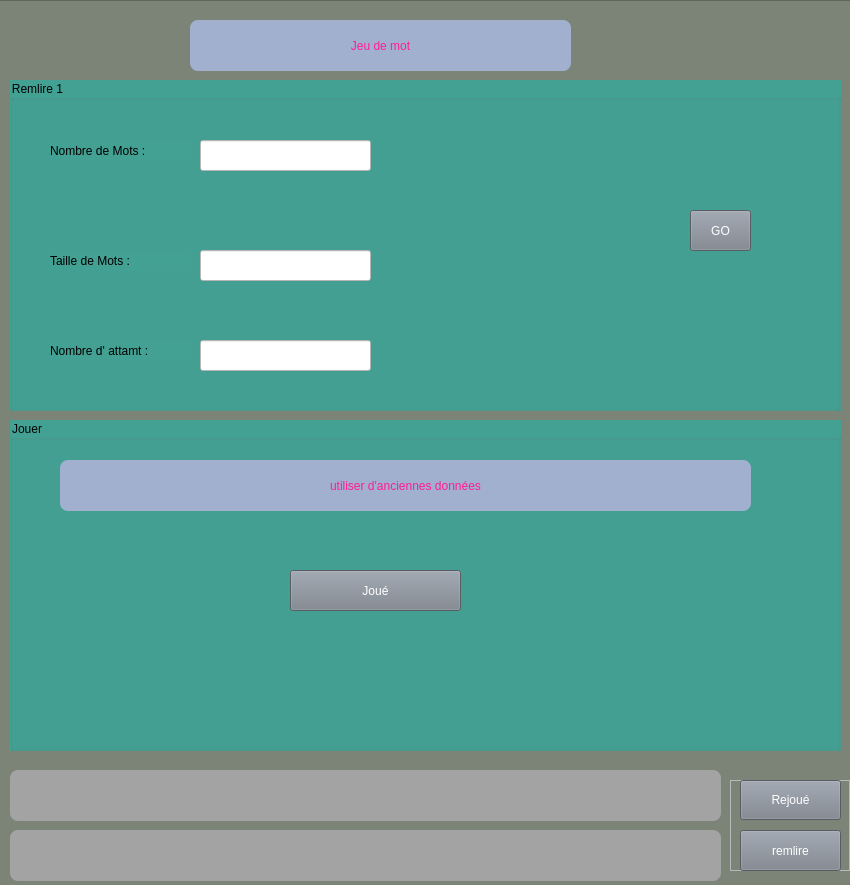
<?xml version="1.0" encoding="UTF-8"?>
<ui version="4.0">
 <class>MainWindow</class>
 <widget class="QMainWindow" name="MainWindow">
  <property name="geometry">
   <rect>
    <x>0</x>
    <y>0</y>
    <width>850</width>
    <height>885</height>
   </rect>
  </property>
  <property name="minimumSize">
   <size>
    <width>850</width>
    <height>885</height>
   </size>
  </property>
  <property name="maximumSize">
   <size>
    <width>850</width>
    <height>885</height>
   </size>
  </property>
  <property name="windowTitle">
   <string>Jeu de mot V2.0</string>
  </property>
  <property name="windowOpacity">
   <double>1.000000000000000</double>
  </property>
  <widget class="QWidget" name="centralwidget">
   <widget class="QGroupBox" name="gb1">
    <property name="enabled">
     <bool>true</bool>
    </property>
    <property name="geometry">
     <rect>
      <x>10</x>
      <y>80</y>
      <width>831</width>
      <height>331</height>
     </rect>
    </property>
    <property name="styleSheet">
     <string notr="true">font: 75 12pt &quot;MS Shell Dlg 2&quot;;
background-color: rgb(67, 161, 147);</string>
    </property>
    <property name="title">
     <string>Remlire 1</string>
    </property>
    <widget class="QPushButton" name="bgo1">
     <property name="geometry">
      <rect>
       <x>680</x>
       <y>130</y>
       <width>61</width>
       <height>41</height>
      </rect>
     </property>
     <property name="styleSheet">
      <string notr="true">background-color: rgb(123, 130, 140);
font: 75 italic 17pt &quot;Consolas&quot;;
color: rgb(255, 255, 255);</string>
     </property>
     <property name="text">
      <string>GO</string>
     </property>
    </widget>
    <widget class="QLabel" name="label_2">
     <property name="geometry">
      <rect>
       <x>40</x>
       <y>60</y>
       <width>141</width>
       <height>21</height>
      </rect>
     </property>
     <property name="text">
      <string>Nombre de Mots :</string>
     </property>
    </widget>
    <widget class="QLabel" name="label_3">
     <property name="geometry">
      <rect>
       <x>40</x>
       <y>170</y>
       <width>141</width>
       <height>21</height>
      </rect>
     </property>
     <property name="text">
      <string>Taille de Mots :</string>
     </property>
    </widget>
    <widget class="QLabel" name="label_4">
     <property name="geometry">
      <rect>
       <x>40</x>
       <y>260</y>
       <width>141</width>
       <height>21</height>
      </rect>
     </property>
     <property name="text">
      <string>Nombre d' attamt :</string>
     </property>
    </widget>
    <widget class="QLineEdit" name="lem">
     <property name="geometry">
      <rect>
       <x>190</x>
       <y>60</y>
       <width>171</width>
       <height>31</height>
      </rect>
     </property>
     <property name="styleSheet">
      <string notr="true">
background-color: rgb(255, 255, 255);</string>
     </property>
    </widget>
    <widget class="QLineEdit" name="letm">
     <property name="geometry">
      <rect>
       <x>190</x>
       <y>170</y>
       <width>171</width>
       <height>31</height>
      </rect>
     </property>
     <property name="styleSheet">
      <string notr="true">
background-color: rgb(255, 255, 255);</string>
     </property>
    </widget>
    <widget class="QLineEdit" name="lena">
     <property name="geometry">
      <rect>
       <x>190</x>
       <y>260</y>
       <width>171</width>
       <height>31</height>
      </rect>
     </property>
     <property name="styleSheet">
      <string notr="true">
background-color: rgb(255, 255, 255);</string>
     </property>
    </widget>
   </widget>
   <widget class="QLabel" name="label">
    <property name="geometry">
     <rect>
      <x>190</x>
      <y>20</y>
      <width>381</width>
      <height>51</height>
     </rect>
    </property>
    <property name="styleSheet">
     <string notr="true">font: 30pt &quot;Algerian&quot;;
background-color: rgb(162, 176, 208);
color: rgb(255, 28, 149);
border-radius: 8px;</string>
    </property>
    <property name="text">
     <string>Jeu de mot</string>
    </property>
    <property name="alignment">
     <set>Qt::AlignCenter</set>
    </property>
   </widget>
   <widget class="QLabel" name="res">
    <property name="geometry">
     <rect>
      <x>10</x>
      <y>770</y>
      <width>711</width>
      <height>51</height>
     </rect>
    </property>
    <property name="styleSheet">
     <string notr="true">font: 75 20pt &quot;MS Shell Dlg 2&quot;;

background-color: rgb(163, 163, 163);
color: rgb(255, 11, 15);
border-radius: 8px;</string>
    </property>
    <property name="text">
     <string/>
    </property>
    <property name="alignment">
     <set>Qt::AlignCenter</set>
    </property>
   </widget>
   <widget class="QFrame" name="frame">
    <property name="geometry">
     <rect>
      <x>-20</x>
      <y>0</y>
      <width>981</width>
      <height>890</height>
     </rect>
    </property>
    <property name="styleSheet">
     <string notr="true">
background-color: rgb(123, 132, 119);</string>
    </property>
    <property name="frameShape">
     <enum>QFrame::StyledPanel</enum>
    </property>
    <property name="frameShadow">
     <enum>QFrame::Raised</enum>
    </property>
    <widget class="QGroupBox" name="gb2">
     <property name="enabled">
      <bool>true</bool>
     </property>
     <property name="geometry">
      <rect>
       <x>30</x>
       <y>420</y>
       <width>831</width>
       <height>331</height>
      </rect>
     </property>
     <property name="styleSheet">
      <string notr="true">font: 75 12pt &quot;MS Shell Dlg 2&quot;;
background-color: rgb(67, 161, 147);</string>
     </property>
     <property name="title">
      <string>Jouer</string>
     </property>
     <widget class="QLabel" name="lb5">
      <property name="geometry">
       <rect>
        <x>80</x>
        <y>50</y>
        <width>141</width>
        <height>21</height>
       </rect>
      </property>
      <property name="text">
       <string>donner la lettre 1 :</string>
      </property>
     </widget>
     <widget class="QPushButton" name="bgo2">
      <property name="geometry">
       <rect>
        <x>690</x>
        <y>60</y>
        <width>61</width>
        <height>41</height>
       </rect>
      </property>
      <property name="styleSheet">
       <string notr="true">background-color: rgb(123, 130, 140);
font: 75 italic 17pt &quot;Consolas&quot;;
color: rgb(255, 255, 255);</string>
      </property>
      <property name="text">
       <string>GO</string>
      </property>
     </widget>
     <widget class="QLineEdit" name="lea">
      <property name="geometry">
       <rect>
        <x>230</x>
        <y>40</y>
        <width>81</width>
        <height>41</height>
       </rect>
      </property>
      <property name="styleSheet">
       <string notr="true">
background-color: rgb(255, 255, 255);</string>
      </property>
      <property name="maxLength">
       <number>1</number>
      </property>
     </widget>
    </widget>
    <widget class="QTableWidget" name="tw">
     <property name="geometry">
      <rect>
       <x>70</x>
       <y>550</y>
       <width>611</width>
       <height>192</height>
      </rect>
     </property>
     <property name="styleSheet">
      <string notr="true">background-color: rgb(255, 255, 255);</string>
     </property>
     <attribute name="horizontalHeaderDefaultSectionSize">
      <number>190</number>
     </attribute>
     <column>
      <property name="text">
       <string>N°</string>
      </property>
     </column>
     <column>
      <property name="text">
       <string>Letter</string>
      </property>
     </column>
     <column>
      <property name="text">
       <string>Mot</string>
      </property>
     </column>
    </widget>
    <widget class="QGroupBox" name="gb3">
     <property name="enabled">
      <bool>true</bool>
     </property>
     <property name="geometry">
      <rect>
       <x>30</x>
       <y>420</y>
       <width>831</width>
       <height>331</height>
      </rect>
     </property>
     <property name="styleSheet">
      <string notr="true">font: 75 12pt &quot;MS Shell Dlg 2&quot;;
background-color: rgb(67, 161, 147);</string>
     </property>
     <property name="title">
      <string>Jouer</string>
     </property>
     <widget class="QPushButton" name="bjs">
      <property name="geometry">
       <rect>
        <x>280</x>
        <y>150</y>
        <width>171</width>
        <height>41</height>
       </rect>
      </property>
      <property name="styleSheet">
       <string notr="true">background-color: rgb(123, 130, 140);
font: 75 italic 17pt &quot;Consolas&quot;;
color: rgb(255, 255, 255);</string>
      </property>
      <property name="text">
       <string>Joué</string>
      </property>
     </widget>
     <widget class="QLabel" name="label_5">
      <property name="geometry">
       <rect>
        <x>50</x>
        <y>40</y>
        <width>691</width>
        <height>51</height>
       </rect>
      </property>
      <property name="styleSheet">
       <string notr="true">font: 30pt &quot;Algerian&quot;;
background-color: rgb(162, 176, 208);
color: rgb(255, 28, 149);
border-radius: 8px;</string>
      </property>
      <property name="text">
       <string>utiliser d'anciennes données</string>
      </property>
      <property name="alignment">
       <set>Qt::AlignCenter</set>
      </property>
     </widget>
    </widget>
    <widget class="QLabel" name="res2">
     <property name="geometry">
      <rect>
       <x>30</x>
       <y>830</y>
       <width>711</width>
       <height>51</height>
      </rect>
     </property>
     <property name="styleSheet">
      <string notr="true">font: 25pt &quot;Algerian&quot;;
background-color: rgb(163, 163, 163);
color: rgb(255, 11, 15);border-radius: 8px;</string>
     </property>
     <property name="text">
      <string/>
     </property>
     <property name="alignment">
      <set>Qt::AlignCenter</set>
     </property>
    </widget>
   </widget>
   <widget class="QFrame" name="fm">
    <property name="geometry">
     <rect>
      <x>730</x>
      <y>780</y>
      <width>120</width>
      <height>91</height>
     </rect>
    </property>
    <property name="frameShape">
     <enum>QFrame::StyledPanel</enum>
    </property>
    <property name="frameShadow">
     <enum>QFrame::Raised</enum>
    </property>
    <widget class="QPushButton" name="brj">
     <property name="geometry">
      <rect>
       <x>10</x>
       <y>50</y>
       <width>101</width>
       <height>41</height>
      </rect>
     </property>
     <property name="styleSheet">
      <string notr="true">background-color: rgb(123, 130, 140);
font: 75 italic 17pt &quot;Consolas&quot;;
color: rgb(255, 255, 255);</string>
     </property>
     <property name="text">
      <string>remlire</string>
     </property>
    </widget>
    <widget class="QPushButton" name="bp">
     <property name="enabled">
      <bool>true</bool>
     </property>
     <property name="geometry">
      <rect>
       <x>10</x>
       <y>0</y>
       <width>101</width>
       <height>40</height>
      </rect>
     </property>
     <property name="styleSheet">
      <string notr="true">background-color: rgb(123, 130, 140);
font: 75 italic 17pt &quot;Consolas&quot;;
color: rgb(255, 255, 255);</string>
     </property>
     <property name="text">
      <string>Rejoué</string>
     </property>
    </widget>
   </widget>
   <zorder>frame</zorder>
   <zorder>fm</zorder>
   <zorder>gb1</zorder>
   <zorder>label</zorder>
   <zorder>res</zorder>
  </widget>
 </widget>
 <tabstops>
  <tabstop>lem</tabstop>
  <tabstop>letm</tabstop>
  <tabstop>lena</tabstop>
  <tabstop>bgo1</tabstop>
  <tabstop>lea</tabstop>
  <tabstop>bp</tabstop>
  <tabstop>brj</tabstop>
  <tabstop>bjs</tabstop>
  <tabstop>tw</tabstop>
  <tabstop>bgo2</tabstop>
 </tabstops>
 <resources/>
 <connections/>
</ui>
